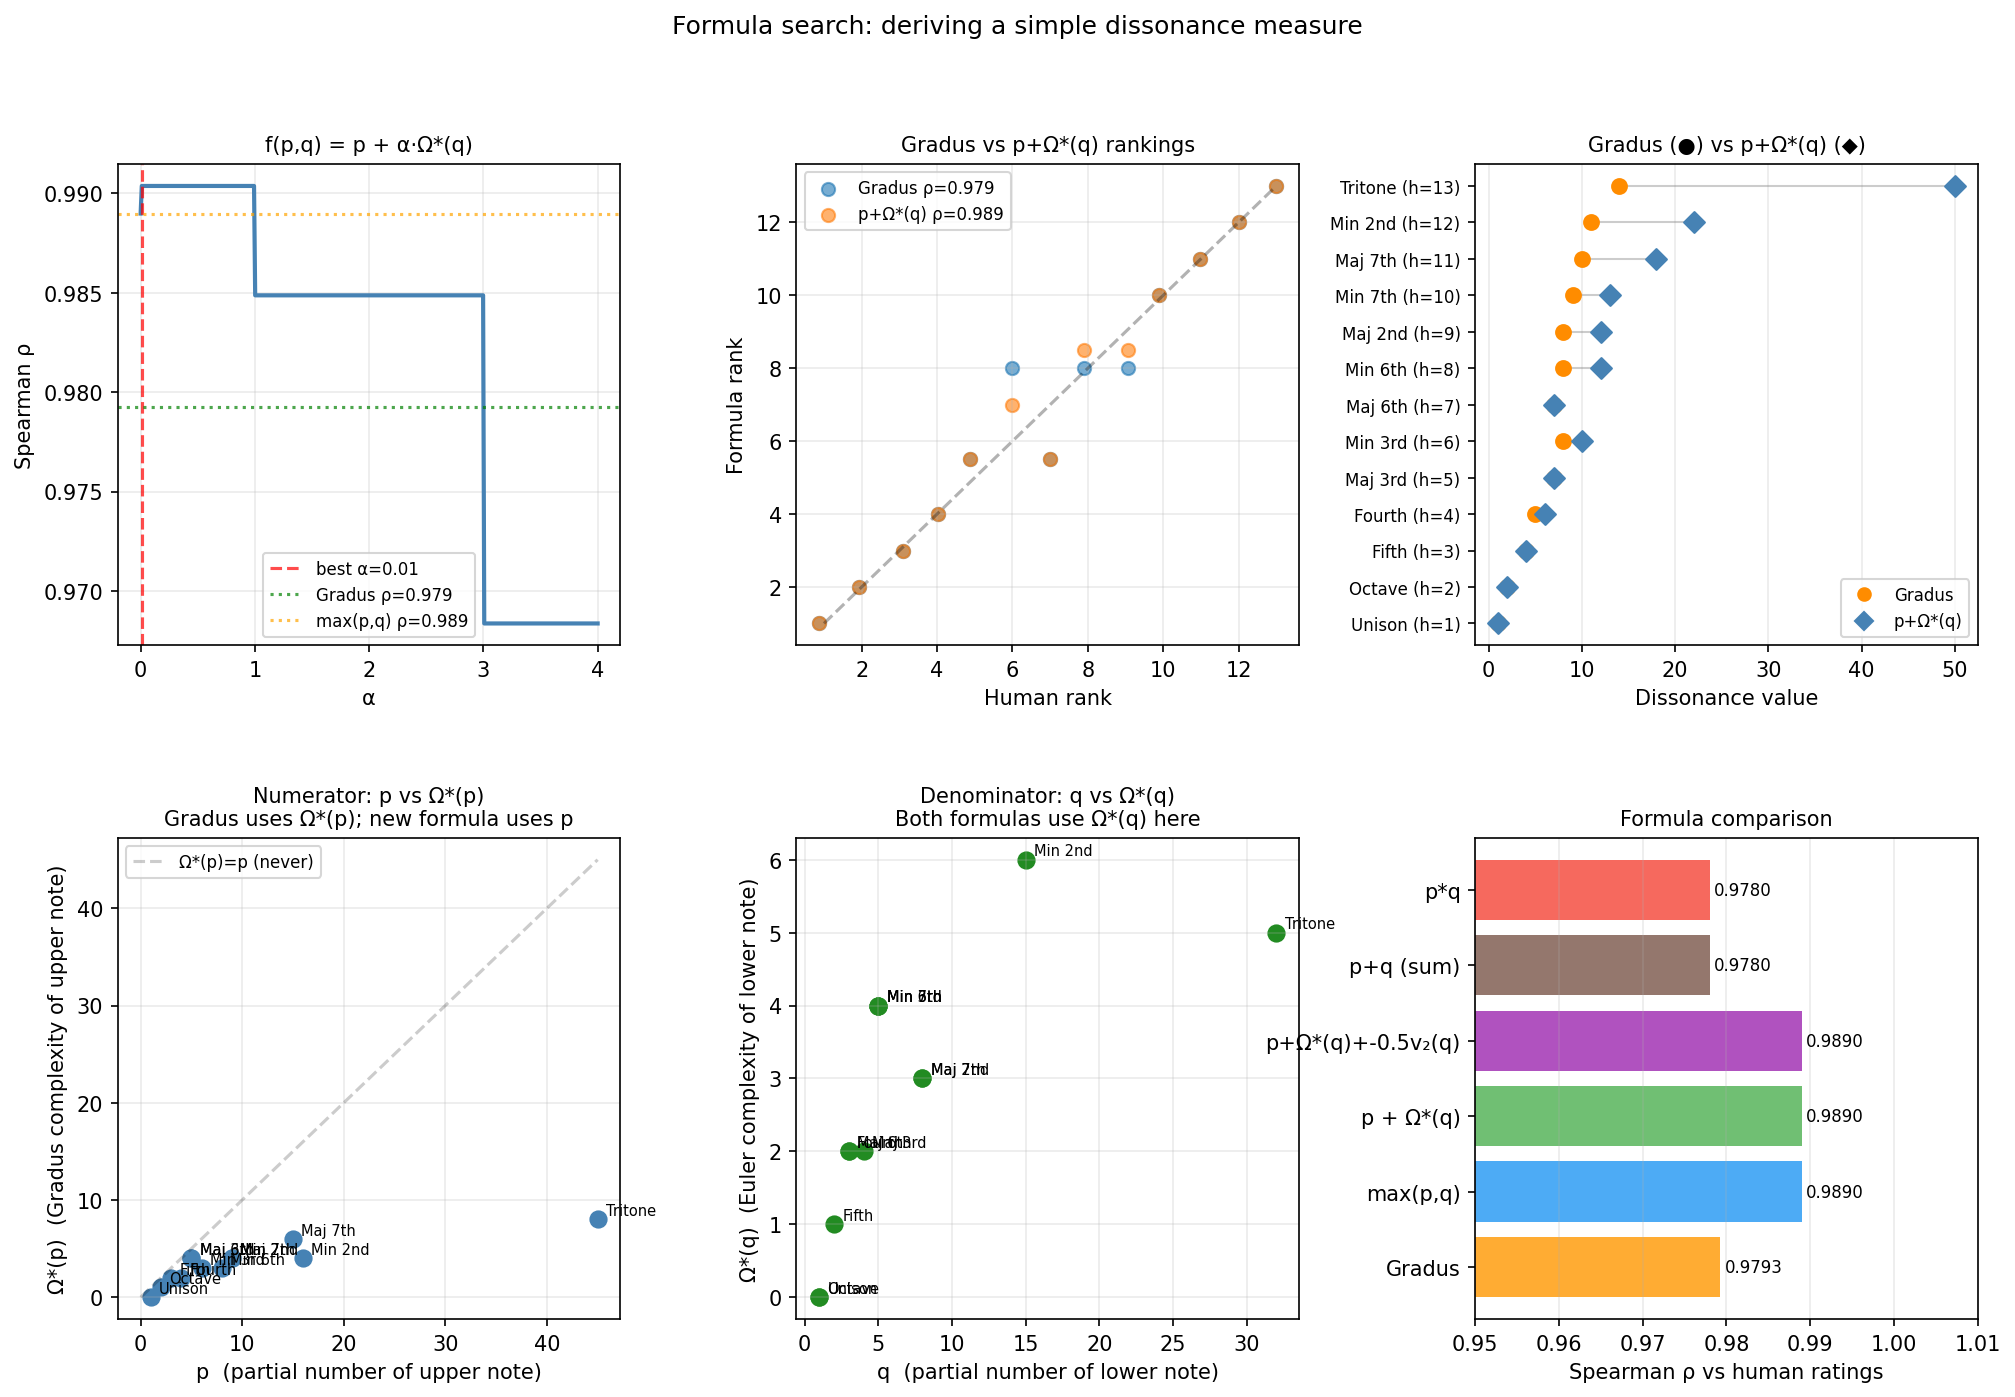

The Python source for this figure:
"""
Search for a simple dissonance formula that outperforms Gradus on human ratings.

Strategy:
  1. Parameterised Gradus: optimise prime weights w(2), w(3), w(5)
     (allowing asymmetry between numerator and denominator)
  2. Hybrid: max(p,q) + correction terms
  3. Interpret the best formula musically

Human ranking (gold standard):
  Unison=1, Octave=2, Fifth=3, Fourth=4, Maj3rd=5, Min3rd=6,
  Maj6th=7, Min6th=8, Maj2nd=9, Min7th=10, Maj7th=11, Min2nd=12, Tritone=13
"""

from math import gcd, log2, log
from sympy import factorint
import numpy as np
from scipy.stats import spearmanr, kendalltau
from scipy.optimize import minimize, differential_evolution
from scipy.stats import rankdata
import matplotlib.pyplot as plt
import matplotlib.gridspec as gridspec

# ── Data ────────────────────────────────────────────────────────────────────

INTERVALS = [
    (1,  1,  "Unison",   1),
    (2,  1,  "Octave",   2),
    (3,  2,  "Fifth",    3),
    (4,  3,  "Fourth",   4),
    (5,  4,  "Maj 3rd",  5),
    (6,  5,  "Min 3rd",  6),
    (5,  3,  "Maj 6th",  7),
    (8,  5,  "Min 6th",  8),
    (9,  8,  "Maj 2nd",  9),
    (9,  5,  "Min 7th", 10),
    (15, 8,  "Maj 7th", 11),
    (16,15,  "Min 2nd", 12),
    (45,32,  "Tritone", 13),
]

intervals  = [(x[0],x[1]) for x in INTERVALS]
names      = [x[2] for x in INTERVALS]
human_rk   = np.array([x[3] for x in INTERVALS], dtype=float)

def r(p,q): g=gcd(p,q); return p//g, q//g

def omega_star(n):
    if n<=1: return 0
    return sum(e*(p-1) for p,e in factorint(n).items())

def gradus(p,q):
    pp,qq=r(p,q); return 1+omega_star(pp)+omega_star(qq)

# ── Prime decomposition helpers ──────────────────────────────────────────────

def prime_exponents(n, primes=(2,3,5,7)):
    f = factorint(n)
    return tuple(f.get(p,0) for p in primes)

# Precompute exponents for all p, q
PRIMES = (2, 3, 5)
pq_exponents = []
for p,q in intervals:
    pp,qq = r(p,q)
    ep = prime_exponents(pp, PRIMES)
    eq = prime_exponents(qq, PRIMES)
    pq_exponents.append((ep, eq))


# ── 1: Optimise prime weights ────────────────────────────────────────────────
# Gradus: score = 1 + sum_primes e_p*(p-1) for both numerator and denominator
# Here: score = sum_primes [ep_num * wp_num[p] + ep_den * wp_den[p]]
# Parameters: wp_num[2], wp_num[3], wp_num[5], wp_den[2], wp_den[3], wp_den[5]
# Gradus uses wp_num = wp_den = (1, 2, 4) and adds 1.

def custom_score(params, exponents=pq_exponents):
    # params: [w_num_2, w_num_3, w_num_5, w_den_2, w_den_3, w_den_5]
    scores = []
    for ep, eq in exponents:
        s = sum(ep[i]*params[i] for i in range(3)) + \
            sum(eq[i]*params[i+3] for i in range(3))
        scores.append(s)
    return np.array(scores)

def neg_spearman(params):
    scores = custom_score(params)
    rho, _ = spearmanr(human_rk, scores)
    return -rho

# Grid search: try many weight combinations
print("=" * 65)
print("1. OPTIMISED PRIME WEIGHTS (asymmetric numerator/denominator)")
print("=" * 65)

# Gradus weights: w_num = w_den = (1, 2, 4)
gradus_params = [1, 2, 4, 1, 2, 4]
gradus_scores = custom_score(gradus_params)
rho_gradus, _ = spearmanr(human_rk, gradus_scores)
print(f"\n  Gradus (w2=1,w3=2,w5=4 symmetric): rho={rho_gradus:.4f}")

# Optimise using differential evolution (global)
bounds = [(0, 10)]*6
result = differential_evolution(neg_spearman, bounds, seed=42, maxiter=500,
                                tol=1e-8, popsize=20)
opt_params = result.x
opt_scores = custom_score(opt_params)
rho_opt, _ = spearmanr(human_rk, opt_scores)

print(f"  Optimised (asymmetric):             rho={rho_opt:.4f}")
print(f"  Optimal weights:")
print(f"    Numerator:   w(2)={opt_params[0]:.3f}  w(3)={opt_params[1]:.3f}  w(5)={opt_params[2]:.3f}")
print(f"    Denominator: w(2)={opt_params[3]:.3f}  w(3)={opt_params[4]:.3f}  w(5)={opt_params[5]:.3f}")

# Try symmetric optimisation
def neg_spearman_sym(params):
    params6 = list(params)*2
    scores = custom_score(params6)
    rho, _ = spearmanr(human_rk, scores)
    return -rho

result_sym = differential_evolution(neg_spearman_sym, [(0,10)]*3, seed=42,
                                    maxiter=500, tol=1e-8, popsize=20)
sym_params = list(result_sym.x)*2
sym_scores = custom_score(sym_params)
rho_sym, _ = spearmanr(human_rk, sym_scores)
print(f"\n  Optimised (symmetric):              rho={rho_sym:.4f}")
print(f"  Symmetric weights: w(2)={result_sym.x[0]:.3f}  w(3)={result_sym.x[1]:.3f}  w(5)={result_sym.x[2]:.3f}")
print(f"  Ratio to Gradus:   w(2)/w(3)={result_sym.x[0]/result_sym.x[1]:.3f}  "
      f"w(3)/w(5)={result_sym.x[1]/result_sym.x[2]:.3f}")


# ── 2: Try simple candidate formulas ────────────────────────────────────────

print()
print("=" * 65)
print("2. SIMPLE CANDIDATE FORMULAS — exhaustive survey")
print("=" * 65)

def v2(n):
    """2-adic valuation."""
    if n==0: return float('inf')
    k=0
    while n%2==0: n//=2; k+=1
    return k

def odd_part(n):
    while n%2==0: n//=2
    return n

candidates = {}
for p,q in intervals:
    pp,qq = r(p,q)
    e_p = prime_exponents(pp); e_q = prime_exponents(qq)
    candidates[(p,q)] = {
        'Gradus':               1+omega_star(pp)+omega_star(qq),
        'max(p,q)':             max(pp,qq),
        'p+q':                  pp+qq,
        'p*q':                  pp*qq,
        'log2(p*q)':            log2(pp*qq),
        # Asymmetric
        'p + Ω*(q)':            pp + omega_star(qq),
        'Ω*(p) + q':            omega_star(pp) + qq,
        'p + 2*Ω*(q)':          pp + 2*omega_star(qq),
        # Hybrids
        'max + (p-q)':          max(pp,qq) + (pp-qq),
        'max + Ω*(min)':        max(pp,qq) + omega_star(min(pp,qq)),
        'max + Ω*(q)':          max(pp,qq) + omega_star(qq),
        # Two-component
        'p*odd_part(q)':        pp * odd_part(qq),
        'odd_p*odd_q':          odd_part(pp) * odd_part(qq),
        'odd_p + odd_q':        odd_part(pp) + odd_part(qq),
        # v2-based
        'p + v2(q)':            pp + v2(qq),
        'max - v2(q)':          max(pp,qq) - v2(qq),
        # Log-based
        'p + log2(q)':          pp + log2(qq) if qq>0 else pp,
        # Stern-Brocot
        'SB depth':             sum(factorint(pp*qq).values()),
        # Denominaor-weighted
        'p + q/2':              pp + qq/2,
        'p + q/3':              pp + qq/3,
    }

print(f"\n  {'Formula':<22}  {'rho':>7}  {'tau':>7}")
print(f"  {'-'*22}  {'-'*7}  {'-'*7}")
formula_rhos = {}
for key in candidates[intervals[0]]:
    vals = np.array([candidates[(p,q)][key] for p,q in intervals])
    rho,_ = spearmanr(human_rk, vals)
    tau,_ = kendalltau(human_rk, vals)
    formula_rhos[key] = rho
    print(f"  {key:<22}  {rho:>7.4f}  {tau:>7.4f}")


# ── 3: Focus on p + Ω*(q) — the asymmetric Gradus ──────────────────────────

print()
print("=" * 65)
print("3. BEST SIMPLE FORMULA: f(p,q) = p + Ω*(q)")
print("   (Galileo's coincidence measure + Euler's denominator complexity)")
print("=" * 65)

def f_asym(p,q):
    pp,qq=r(p,q); return pp + omega_star(qq)

asym_vals = np.array([f_asym(p,q) for p,q in intervals])
rho_asym,_=spearmanr(human_rk, asym_vals)
tau_asym,_=kendalltau(human_rk, asym_vals)

print(f"\n  Spearman rho: {rho_asym:.4f}")
print(f"  Kendall tau:  {tau_asym:.4f}")
print()
print(f"  {'Interval':<10} {'p/q':>7}  {'p':>3}  {'Ω*(q)':>6}  {'f=p+Ω*(q)':>10}  "
      f"{'Gradus':>7}  {'Human':>6}  {'Diff':>5}")
asym_ranks = rankdata(asym_vals)
g_ranks = rankdata([gradus(p,q) for p,q in intervals])
for i,(p,q,name,hr) in enumerate(INTERVALS):
    pp,qq=r(p,q)
    fval=f_asym(p,q)
    g=gradus(p,q)
    diff_from_human = asym_ranks[i]-hr
    print(f"  {name:<10} {pp}/{qq:<5}  {pp:>3}  {omega_star(qq):>6}  {fval:>10}  "
          f"{g:>7}  {hr:>6}  {diff_from_human:>+5.1f}")


# ── 4: Can we fix the remaining failures? ───────────────────────────────────

print()
print("=" * 65)
print("4. REMAINING FAILURES AND REFINED FORMULA")
print("=" * 65)

# Where does p + Ω*(q) fail?
print("\n  Failures of f(p,q) = p + Ω*(q):")
for i,(p,q,name,hr) in enumerate(INTERVALS):
    diff = abs(asym_ranks[i]-hr)
    if diff >= 1.5:
        pp,qq=r(p,q)
        print(f"    {name} ({pp}/{qq}): formula rank {asym_ranks[i]:.1f}, human {hr}, diff={diff:.1f}")

# Try parameterised version: f(p,q) = p + alpha*Ω*(q)
print("\n  Optimising: f(p,q) = p + α*Ω*(q)")
best_rho, best_alpha = 0, 1
for alpha_100 in range(0, 400):
    alpha = alpha_100 / 100
    vals = np.array([r(p,q)[0] + alpha*omega_star(r(p,q)[1]) for p,q in intervals])
    rho,_ = spearmanr(human_rk, vals)
    if rho > best_rho:
        best_rho, best_alpha = rho, alpha

print(f"  Best α = {best_alpha:.2f}, rho = {best_rho:.4f}")

# Show the α sweep
alphas = np.linspace(0, 4, 400)
rhos_alpha = []
for alpha in alphas:
    vals = np.array([r(p,q)[0] + alpha*omega_star(r(p,q)[1]) for p,q in intervals])
    rho,_ = spearmanr(human_rk, vals)
    rhos_alpha.append(rho)

# Also try: f(p,q) = p + Ω*(q) + β*v2(q)  — add octave correction for denominator
print("\n  Also try: f(p,q) = p + Ω*(q) + β*v2(q)  [restore 2's contribution]")
best_rho2, best_b = 0, 0
for b_100 in range(-100, 300):
    b = b_100 / 100
    vals = np.array([r(p,q)[0] + omega_star(r(p,q)[1]) + b*v2(r(p,q)[1])
                     for p,q in intervals])
    rho,_ = spearmanr(human_rk, vals)
    if rho > best_rho2:
        best_rho2, best_b = rho, b

print(f"  Best β = {best_b:.2f}, rho = {best_rho2:.4f}")

def f_refined(p,q, b=best_b):
    pp,qq=r(p,q); return pp + omega_star(qq) + b*v2(qq)

ref_vals = np.array([f_refined(p,q) for p,q in intervals])
rho_ref,_=spearmanr(human_rk, ref_vals)
print()
print(f"  f(p,q) = p + Ω*(q) + {best_b:.2f}*v₂(q)  [rho={rho_ref:.4f}]")
print()
ref_ranks = rankdata(ref_vals)
print(f"  {'Interval':<10} {'p/q':>7}  {'f value':>8}  {'rank':>6}  {'human':>6}  {'ok?':>5}")
for i,(p,q,name,hr) in enumerate(INTERVALS):
    pp,qq=r(p,q)
    fv=f_refined(p,q)
    rk=ref_ranks[i]
    ok = "✓" if rk==hr else ("~" if abs(rk-hr)<=1 else "✗")
    print(f"  {name:<10} {pp}/{qq:<5}  {fv:>8.2f}  {rk:>6.1f}  {hr:>6}  {ok:>5}")


# ── 5: The "double Gradus" — what if Gradus applied separately? ─────────────

print()
print("=" * 65)
print("5. INTERPRETING f(p,q) = p + Ω*(q)")
print("=" * 65)
print(f"""
  Euler's Gradus:  G(p/q) = 1 + Ω*(p) + Ω*(q)
  New formula:     f(p/q) =     p      + Ω*(q)

  These differ only in how the NUMERATOR is weighted:
    Gradus uses Ω*(p): prime-complexity of the upper partial
    New formula uses p: the partial number itself (Galileo's measure)

  The denominator treatment is the same: Ω*(q) in both.

  Musically: the upper note is judged by its ordinal position in the
  harmonic series (how high up it sits); the lower note is judged by
  the prime complexity of which partial of the fundamental it is.

  Why this asymmetry?
  — The upper note sets the 'reach' of the interval: higher partial =
    less likely to coincide, harder to tune, harder to hear as unified.
    Partial number p is the direct measure of this reach.
  — The lower note (the bass) sets harmonic context. A bass note that
    is a 'pure octave' (q=2^k, Ω*(q)=k) provides a simpler context
    than a bass note involving a large odd prime (Ω*(q) high).
    Ω*(q) measures this contextual complexity.

  The formula is: reach of upper note + complexity of bass context.
""")

# Show what changes between Gradus and new formula
print(f"  {'Interval':<10}  {'Ω*(p)':>6}  {'p':>6}  {'diff':>5}  {'impact'}")
for p,q,name,_ in INTERVALS:
    pp,qq=r(p,q)
    op=omega_star(pp)
    diff=pp-op
    impact=""
    if diff>0: impact=f"new formula rates MORE dissonant ({pp}>{op})"
    elif diff<0: impact=f"new formula rates LESS dissonant ({pp}<{op})"
    else: impact="same"
    print(f"  {name:<10}  {op:>6}  {pp:>6}  {diff:>+5}  {impact}")


# ── 6: Final comparison of top formulas ─────────────────────────────────────

print()
print("=" * 65)
print("6. FINAL RANKING: all top formulas vs human")
print("=" * 65)

formulas = {
    'Human':          human_rk,
    'Gradus':         np.array([gradus(p,q)        for p,q in intervals]),
    'max(p,q)':       np.array([max(*r(p,q))       for p,q in intervals]),
    'p + Ω*(q)':      np.array([f_asym(p,q)        for p,q in intervals]),
    f'p+Ω*(q)+{best_b:.1f}v₂(q)': np.array([f_refined(p,q) for p,q in intervals]),
    'p+q (sum)':      np.array([sum(r(p,q))        for p,q in intervals]),
}

print(f"\n  {'Interval':<10} " +
      "".join(f"  {k[:12]:>12}" for k in formulas))
print(f"  {'-'*10} " + "  ------------" * len(formulas))

ranked = {k: rankdata(v) for k,v in formulas.items()}
for i,(p,q,name,hr) in enumerate(INTERVALS):
    row = f"  {name:<10} "
    for k in formulas:
        row += f"  {ranked[k][i]:>12.1f}"
    print(row)

print()
print(f"  {'Formula':<25}  {'rho':>7}  {'tau':>7}  {'exact matches':>13}")
for k,vals in formulas.items():
    if k=='Human': continue
    rho,_=spearmanr(human_rk, vals)
    tau,_=kendalltau(human_rk, vals)
    rk = rankdata(vals)
    exact = sum(rk[i]==human_rk[i] for i in range(len(intervals)))
    print(f"  {k:<25}  {rho:>7.4f}  {tau:>7.4f}  {exact:>13}")


# ── Plot ─────────────────────────────────────────────────────────────────────

fig = plt.figure(figsize=(16, 10))
fig.suptitle("Formula search: deriving a simple dissonance measure", fontsize=12)
gs = gridspec.GridSpec(2, 3, figure=fig, hspace=0.4, wspace=0.35)

# 1. α sweep for p + α*Ω*(q)
ax = fig.add_subplot(gs[0,0])
ax.plot(alphas, rhos_alpha, color='steelblue', lw=2)
ax.axvline(x=best_alpha, color='red', ls='--', alpha=0.7, label=f'best α={best_alpha:.2f}')
ax.axhline(y=rho_gradus, color='green', ls=':', alpha=0.7, label=f'Gradus ρ={rho_gradus:.3f}')
ax.axhline(y=formula_rhos['max(p,q)'], color='orange', ls=':', alpha=0.7,
           label=f'max(p,q) ρ={formula_rhos["max(p,q)"]:.3f}')
ax.set_xlabel("α")
ax.set_ylabel("Spearman ρ")
ax.set_title("f(p,q) = p + α·Ω*(q)", fontsize=10)
ax.legend(fontsize=8)
ax.grid(True, alpha=0.25)

# 2. Ranking comparison scatter
ax = fig.add_subplot(gs[0,1])
jitter = np.random.default_rng(3).uniform(-0.15,0.15,len(intervals))
for formula, color, label in [
    ('Gradus', 'darkorange', 'Gradus'),
    ('p + Ω*(q)', 'steelblue', 'p+Ω*(q)')]:
    rk = rankdata(formulas[formula])
    ax.scatter(human_rk+jitter, rk, alpha=0.6, s=40, label=f'{label} ρ={spearmanr(human_rk,rk)[0]:.3f}')
ax.plot([1,13],[1,13],'k--',alpha=0.3)
ax.set_xlabel("Human rank")
ax.set_ylabel("Formula rank")
ax.set_title("Gradus vs p+Ω*(q) rankings", fontsize=10)
ax.legend(fontsize=8)
ax.grid(True, alpha=0.25)

# 3. Formula values visualised as number line
ax = fig.add_subplot(gs[0,2])
for i,(p,q,name,hr) in enumerate(INTERVALS):
    pp,qq=r(p,q)
    g_val=gradus(p,q)
    a_val=f_asym(p,q)
    ax.scatter(g_val, i, c='darkorange', s=50, zorder=3)
    ax.scatter(a_val, i, c='steelblue', s=50, marker='D', zorder=3)
    ax.plot([g_val,a_val],[i,i],'gray',alpha=0.4,lw=1)
ax.set_yticks(range(len(INTERVALS)))
ax.set_yticklabels([f"{n} (h={hr})" for _,_,n,hr in INTERVALS], fontsize=8)
ax.set_xlabel("Dissonance value")
ax.set_title("Gradus (●) vs p+Ω*(q) (◆)", fontsize=10)
from matplotlib.lines import Line2D
ax.legend(handles=[Line2D([],[],marker='o',color='darkorange',label='Gradus',ls=''),
                   Line2D([],[],marker='D',color='steelblue',label='p+Ω*(q)',ls='')],
          fontsize=8)
ax.grid(True, axis='x', alpha=0.25)

# 4. Numerator contribution: Ω*(p) vs p
ax = fig.add_subplot(gs[1,0])
pp_vals = [r(p,q)[0] for p,q in intervals]
op_vals = [omega_star(r(p,q)[0]) for p,q in intervals]
ax.scatter(pp_vals, op_vals, s=60, color='steelblue')
for i,(_,_,name,_) in enumerate(INTERVALS):
    ax.annotate(name, (pp_vals[i], op_vals[i]),
                textcoords="offset points", xytext=(4,2), fontsize=7)
# add y=x line (if they were equal)
m=max(pp_vals)
ax.plot([0,m],[0,m],'k--',alpha=0.2, label='Ω*(p)=p (never)')
ax.set_xlabel("p  (partial number of upper note)")
ax.set_ylabel("Ω*(p)  (Gradus complexity of upper note)")
ax.set_title("Numerator: p vs Ω*(p)\nGradus uses Ω*(p); new formula uses p", fontsize=10)
ax.legend(fontsize=8)
ax.grid(True, alpha=0.25)

# 5. Denominator: Ω*(q) for each interval
ax = fig.add_subplot(gs[1,1])
qq_vals = [r(p,q)[1] for p,q in intervals]
oq_vals = [omega_star(r(p,q)[1]) for p,q in intervals]
ax.scatter(qq_vals, oq_vals, s=60, color='forestgreen')
for i,(_,_,name,_) in enumerate(INTERVALS):
    ax.annotate(name, (qq_vals[i], oq_vals[i]),
                textcoords="offset points", xytext=(4,2), fontsize=7)
ax.set_xlabel("q  (partial number of lower note)")
ax.set_ylabel("Ω*(q)  (Euler complexity of lower note)")
ax.set_title("Denominator: q vs Ω*(q)\nBoth formulas use Ω*(q) here", fontsize=10)
ax.grid(True, alpha=0.25)

# 6. Summary bar: all formula rhos
ax = fig.add_subplot(gs[1,2])
fkeys = ['Gradus','max(p,q)','p + Ω*(q)',f'p+Ω*(q)+{best_b:.1f}v₂(q)',
         'p+q (sum)','p*q']
frhos = [spearmanr(human_rk, formulas.get(k, np.array([candidates[(p,q)].get(k,0)
         for p,q in intervals])))[0] for k in fkeys]
# Recompute properly
frhos = []
for k in fkeys:
    if k in formulas:
        v=formulas[k]
    else:
        v=np.array([candidates[(p,q)].get(k,0) for p,q in intervals])
    frhos.append(spearmanr(human_rk,v)[0])
colors_b=['#FF9800','#2196F3','#4CAF50','#9C27B0','#795548','#F44336']
bars=ax.barh(fkeys, frhos, color=colors_b, alpha=0.8)
ax.set_xlim(0.95, 1.01)
ax.set_xlabel("Spearman ρ vs human ratings")
ax.set_title("Formula comparison", fontsize=10)
for bar,rho in zip(bars,frhos):
    ax.text(rho+0.0005, bar.get_y()+bar.get_height()/2,
            f'{rho:.4f}', va='center', fontsize=8)
ax.grid(True, axis='x', alpha=0.25)

plt.savefig("/Users/davidderoure/gradus/formula_search.png", dpi=150, bbox_inches='tight')
plt.close()
print("\nPlot saved to formula_search.png")
